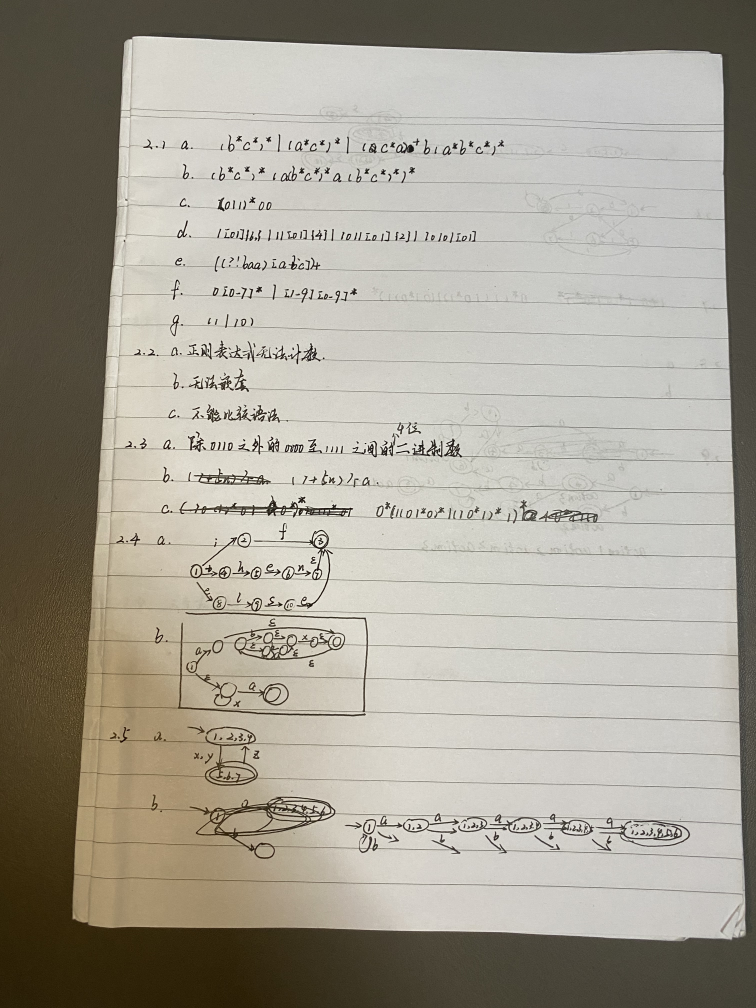
#> input picture images/test.jpg, 3024 x 4032 px (shown at 1/4 size)
$ python -i scan.py   (imports and definitions only)
#> lines starting #> are read from the running program, lines starting #| are printed output that depends on the picture; after the words box and inside, x2 and y2 are one past the last pixel; in counts of white or black regions, pixels touching at a corner belong together
#> further down, picture is the input picture: shape (4032, 3024, 3); mean B, G, R 148.2, 160, 164.9
### pyimagesearch/transform.py
# import the necessary packages
import numpy as np
import cv2


def order_points_new(pts):
    # sort the points based on their x-coordinates
    xSorted = pts[np.argsort(pts[:, 0]), :]

    # grab the left-most and right-most points from the sorted
    # x-roodinate points
    leftMost = xSorted[:2, :]
    rightMost = xSorted[2:, :]
    if leftMost[0, 1] != leftMost[1, 1]:
        leftMost = leftMost[np.argsort(leftMost[:, 1]), :]
    else:
        leftMost = leftMost[np.argsort(leftMost[:, 0])[::-1], :]
    (tl, bl) = leftMost
    if rightMost[0, 1] != rightMost[1, 1]:
        rightMost = rightMost[np.argsort(rightMost[:, 1]), :]
    else:
        rightMost = rightMost[np.argsort(rightMost[:, 0])[::-1], :]
    (tr, br) = rightMost
    # return the coordinates in top-left, top-right,
    # bottom-right, and bottom-left order
    return np.array([tl, tr, br, bl], dtype="float32")


def four_point_transform(image, pts):
    # obtain a consistent order of the points and unpack them
    # individually
    rect = order_points_new(pts)
    (tl, tr, br, bl) = rect

    # compute the width of the new image, which will be the
    # maximum distance between bottom-right and bottom-left
    # x-coordiates or the top-right and top-left x-coordinates
    widthA = np.sqrt(((br[0] - bl[0]) ** 2) + ((br[1] - bl[1]) ** 2))
    widthB = np.sqrt(((tr[0] - tl[0]) ** 2) + ((tr[1] - tl[1]) ** 2))
    maxWidth = max(int(widthA), int(widthB))

    # compute the height of the new image, which will be the
    # maximum distance between the top-right and bottom-right
    # y-coordinates or the top-left and bottom-left y-coordinates
    heightA = np.sqrt(((tr[0] - br[0]) ** 2) + ((tr[1] - br[1]) ** 2))
    heightB = np.sqrt(((tl[0] - bl[0]) ** 2) + ((tl[1] - bl[1]) ** 2))
    maxHeight = max(int(heightA), int(heightB))

    # now that we have the dimensions of the new image, construct
    # the set of destination points to obtain a "birds eye view",
    # (i.e. top-down view) of the image, again specifying points
    # in the top-left, top-right, bottom-right, and bottom-left
    # order
    dst = np.array([
        [0, 0],
        [maxWidth - 1, 0],
        [maxWidth - 1, maxHeight - 1],
        [0, maxHeight - 1]], dtype="float32")

    # compute the perspective transform matrix and then apply it
    M = cv2.getPerspectiveTransform(rect, dst)
    warped = cv2.warpPerspective(image, M, (maxWidth, maxHeight))

    # return the warped image
    return warped

### pyimagesearch/scan.py
from pyimagesearch.transform import four_point_transform
from skimage.filters import threshold_local
import cv2
import imutils


def image_scan(image):
    ratio = image.shape[0] / 500.0
#> ratio = 8.06
    orig = image.copy()
    image = imutils.resize(image, height=500)
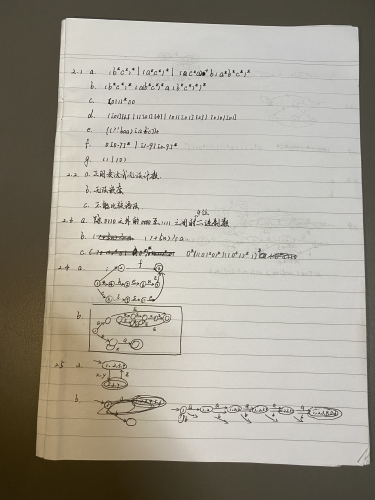
#> image: shape (500, 375, 3); mean of channels 0, 1, 2 148.2, 160, 164.9; drawn as B, G, R

    # convert the image to grayscale, blur it, and find edges
    # in the image
    gray = cv2.cvtColor(image, cv2.COLOR_BGR2GRAY)
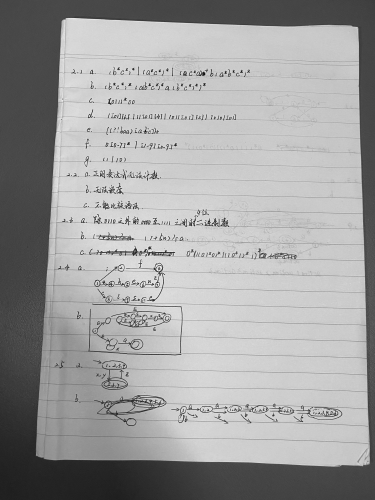
#> gray: shape (500, 375); min 16, max 239, mean 160.1
    gray = cv2.GaussianBlur(gray, (5, 5), 0)
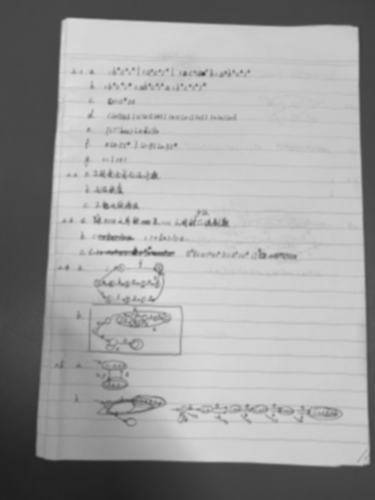
#> gray: shape (500, 375); min 31, max 220, mean 160.1
    edged = cv2.Canny(gray, 75, 200)
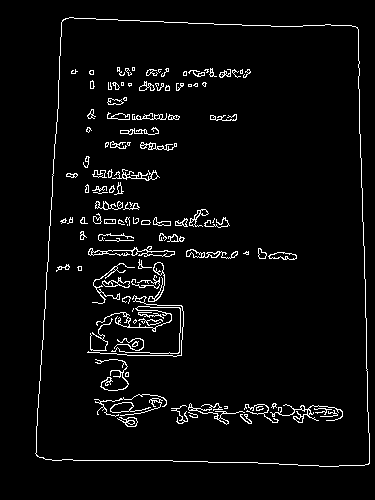
#> edged: shape (500, 375); 4% white in thin lines or dots, all inside (x1, y1, x2, y2) = (35, 17, 370, 467)

    # show the original image and the edge detected image
    print("STEP 1: Edge Detection")
    # [7 lines of commented-out code are left out]
    cnts = cv2.findContours(edged.copy(), cv2.RETR_LIST, cv2.CHAIN_APPROX_SIMPLE)
#> cnts = 257 contours, 171 with area under 20; largest, box (x1, y1, x2, y2) and area: (35, 17, 370, 467) 138224, (35, 17, 370, 467) 138218, (88, 246, 175, 257) 226, (110, 402, 151, 413) 176, (186, 249, 238, 259) 164
    cnts = imutils.grab_contours(cnts)
    cnts = sorted(cnts, key=cv2.contourArea, reverse=True)[:5]
#> cnts = 5 contours; box (x1, y1, x2, y2) and area: (35, 17, 370, 467) 138224, (35, 17, 370, 467) 138218, (88, 246, 175, 257) 226, (110, 402, 151, 413) 176, (186, 249, 238, 259) 164

    # loop over the contours
    for c in cnts:
        # approximate the contour
        peri = cv2.arcLength(c, True)
        approx = cv2.approxPolyDP(c, 0.02 * peri, True)

        # if our approximated contour has four points, then we
        # can assume that we have found our screen
        if len(approx) == 4:
            screenCnt = approx
            break
#> this loop made 1 pass
#> (peri, screenCnt) on pass 1: (1532.6, [[63, 19], [36, 455], [368, 464], [357, 27]])
    # show the contour (outline) of the piece of paper
    print("STEP 2: Find contours of paper")
    cv2.drawContours(image, [screenCnt], -1, (0, 255, 0), 2)
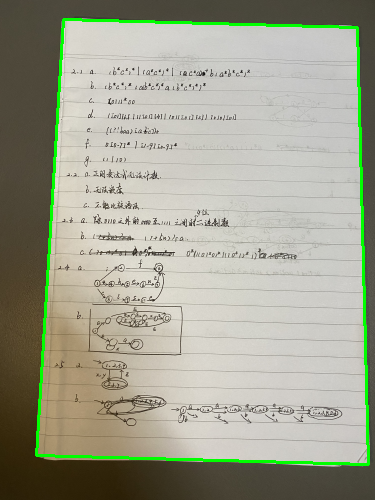
#> image: shape (500, 375, 3); 2.4% of pixels changed, all inside (x1, y1, x2, y2) = (35, 18, 370, 466); drawn as B, G, R
    # cv2.imshow("Outline", image)
    # cv2.waitKey(0)
    # cv2.destroyAllWindows()

    # apply the four point transform to obtain a top-down
    # view of the original image
    warped = four_point_transform(orig, screenCnt.reshape(4, 2) * ratio)
#> in order_points_new, `xSorted = pts[np.argsort(pts[:, 0]), :]`: xSorted = [[290.3, 3669.1], [508, 153.2], [2878.8, 217.7], [2967.6, 3741.7]]
#> in order_points_new, `leftMost = xSorted[:2, :]`: leftMost = [[290.3, 3669.1], [508, 153.2]]
#> in order_points_new, `rightMost = xSorted[2:, :]`: rightMost = [[2878.8, 217.7], [2967.6, 3741.7]]
#> in order_points_new, `leftMost = leftMost[np.argsort(leftMost[:, 1]), :]`: leftMost = [[508, 153.2], [290.3, 3669.1]]
#> in order_points_new, `(tl, bl) = leftMost`: tl = [508, 153.2]; bl = [290.3, 3669.1]
#> in order_points_new, `(tr, br) = rightMost`: tr = [2878.8, 217.7]; br = [2967.6, 3741.7]
#> in four_point_transform, `rect = order_points_new(pts)`: rect = [[508, 153.2], [2878.8, 217.7], [2967.6, 3741.7], [290.3, 3669.1]]
#> in four_point_transform, `(tl, tr, br, bl) = rect`: tl = [508, 153.2]; tr = [2878.8, 217.7]; br = [2967.6, 3741.7]; bl = [290.3, 3669.1]
#> in four_point_transform, `widthA = np.sqrt(((br[0] - bl[0]) ** 2) + ((br[1] - bl[1]) ** 2))`: widthA = 2678.2
#> in four_point_transform, `widthB = np.sqrt(((tr[0] - tl[0]) ** 2) + ((tr[1] - tl[1]) ** 2))`: widthB = 2371.7
#> in four_point_transform, `maxWidth = max(int(widthA), int(widthB))`: maxWidth = 2678
#> in four_point_transform, `heightA = np.sqrt(((tr[0] - br[0]) ** 2) + ((tr[1] - br[1]) ** 2))`: heightA = 3525.1
#> in four_point_transform, `heightB = np.sqrt(((tl[0] - bl[0]) ** 2) + ((tl[1] - bl[1]) ** 2))`: heightB = 3522.6
#> in four_point_transform, `maxHeight = max(int(heightA), int(heightB))`: maxHeight = 3525
#> in four_point_transform, `dst = np.array([ [0, 0], [maxWidth - 1, 0], [maxWidth - 1, maxHeight -..`: dst = [[0, 0], [2677, 0], [2677, 3524], [0, 3524]]
#> in four_point_transform, `M = cv2.getPerspectiveTransform(rect, dst)`: M = [[1.13, 0.0702, -586.3], [-0.0309, 1.14, -158.3], [-1.03e-06, 3.69e-05, 1]]

    # convert the warped image to grayscale, then threshold it
    # to give it that 'black and white' paper effect
    warped = cv2.cvtColor(warped, cv2.COLOR_BGR2GRAY)
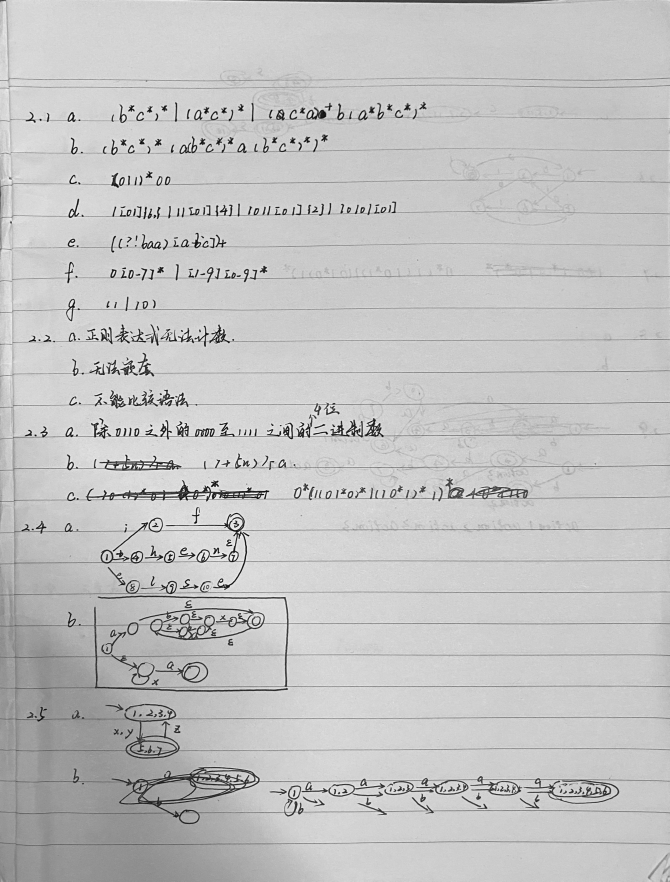
#> warped: shape (3525, 2678) (shown at 1/4 size); min 0, max 254, mean 194.8
    T = threshold_local(warped, 11, offset=10, method="gaussian")
    warped = (warped > T).astype("uint8") * 255
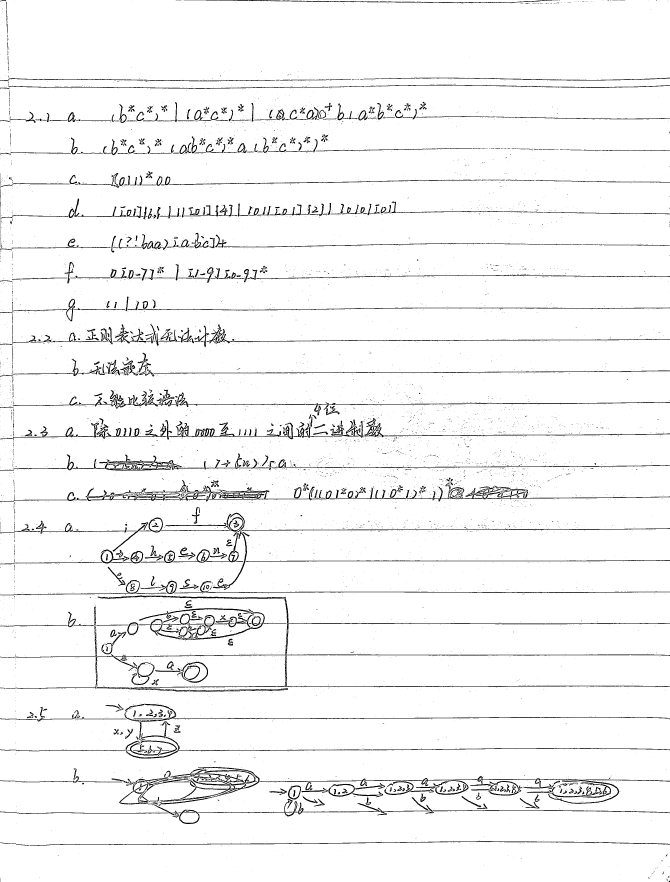
#> warped: shape (3525, 2678) (shown at 1/4 size); 95.9% white; 7283 black regions (6633 under 20 px), largest, box (x1, y1, x2, y2) and area: (298, 1921, 2678, 2006) 19777, (390, 2382, 2678, 2751) 16488, (559, 3068, 1038, 3224) 11647

    # show the original and scanned images
    print("STEP 3: Apply perspective transform")
    # [4 lines of commented-out code are left out]
    return warped

>>> import cv2
>>> picture = cv2.imread('../images/test.jpg')
>>> result = image_scan(picture)
